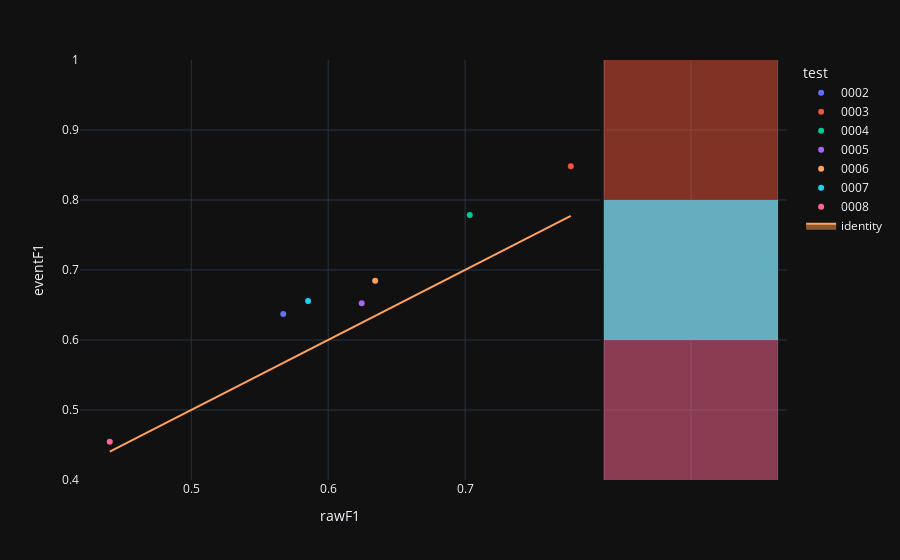

The cell this chart's notebook holds for it:
### Code cell
fig=px.scatter(experimentModels,x='rawF1',y='eventF1',color='test',hover_name='modelId', marginal_y="histogram")
fig.add_trace(
    go.Scatter(x=experimentModels['rawF1'], y=experimentModels['rawF1'], name="identity", mode='lines',fill="toself")
)
fig.show()

### Figure 1 — Plotly figure (JSON) as saved in the notebook; plotly's stock layout.template omitted (floating-point values rounded to 4 significant figures)
{"data": [{"hovertemplate": "<b>%{hovertext}</b><br><br>test=0002<br>rawF1=%{x}<br>eventF1=%{y}<extra></extra>", "hovertext": ["a4659423-83e4-4da3-91b5-177fa8bc17fe"], "legendgroup": "0002", "marker": {"color": "#636efa", "symbol": "circle"}, "mode": "markers", "name": "0002", "orientation": "v", "showlegend": true, "x": [0.5672], "xaxis": "x", "y": [0.6371], "yaxis": "y", "type": "scatter"}, {"alignmentgroup": "True", "bingroup": "y", "hovertemplate": "test=0002<br>eventF1=%{y}<br>count=%{x}<extra></extra>", "legendgroup": "0002", "marker": {"color": "#636efa"}, "name": "0002", "offsetgroup": "0002", "opacity": 0.5, "showlegend": false, "xaxis": "x2", "y": [0.6371], "yaxis": "y2", "type": "histogram"}, {"hovertemplate": "<b>%{hovertext}</b><br><br>test=0003<br>rawF1=%{x}<br>eventF1=%{y}<extra></extra>", "hovertext": ["ad3be387-5be4-4e8e-b57d-072003b617d3"], "legendgroup": "0003", "marker": {"color": "#EF553B", "symbol": "circle"}, "mode": "markers", "name": "0003", "orientation": "v", "showlegend": true, "x": [0.7772], "xaxis": "x", "y": [0.8481], "yaxis": "y", "type": "scatter"}, {"alignmentgroup": "True", "bingroup": "y", "hovertemplate": "test=0003<br>eventF1=%{y}<br>count=%{x}<extra></extra>", "legendgroup": "0003", "marker": {"color": "#EF553B"}, "name": "0003", "offsetgroup": "0003", "opacity": 0.5, "showlegend": false, "xaxis": "x2", "y": [0.8481], "yaxis": "y2", "type": "histogram"}, {"hovertemplate": "<b>%{hovertext}</b><br><br>test=0004<br>rawF1=%{x}<br>eventF1=%{y}<extra></extra>", "hovertext": ["8bcbbc8b-b83e-4b97-8f7c-0dd0760680e7"], "legendgroup": "0004", "marker": {"color": "#00cc96", "symbol": "circle"}, "mode": "markers", "name": "0004", "orientation": "v", "showlegend": true, "x": [0.7034], "xaxis": "x", "y": [0.7786], "yaxis": "y", "type": "scatter"}, {"alignmentgroup": "True", "bingroup": "y", "hovertemplate": "test=0004<br>eventF1=%{y}<br>count=%{x}<extra></extra>", "legendgroup": "0004", "marker": {"color": "#00cc96"}, "name": "0004", "offsetgroup": "0004", "opacity": 0.5, "showlegend": false, "xaxis": "x2", "y": [0.7786], "yaxis": "y2", "type": "histogram"}, {"hovertemplate": "<b>%{hovertext}</b><br><br>test=0005<br>rawF1=%{x}<br>eventF1=%{y}<extra></extra>", "hovertext": ["f88ed731-de3a-4c9a-90d5-04d1fcd93d45"], "legendgroup": "0005", "marker": {"color": "#ab63fa", "symbol": "circle"}, "mode": "markers", "name": "0005", "orientation": "v", "showlegend": true, "x": [0.6245], "xaxis": "x", "y": [0.6525], "yaxis": "y", "type": "scatter"}, {"alignmentgroup": "True", "bingroup": "y", "hovertemplate": "test=0005<br>eventF1=%{y}<br>count=%{x}<extra></extra>", "legendgroup": "0005", "marker": {"color": "#ab63fa"}, "name": "0005", "offsetgroup": "0005", "opacity": 0.5, "showlegend": false, "xaxis": "x2", "y": [0.6525], "yaxis": "y2", "type": "histogram"}, {"hovertemplate": "<b>%{hovertext}</b><br><br>test=0006<br>rawF1=%{x}<br>eventF1=%{y}<extra></extra>", "hovertext": ["16a691da-d735-4ad2-953c-db2678980107"], "legendgroup": "0006", "marker": {"color": "#FFA15A", "symbol": "circle"}, "mode": "markers", "name": "0006", "orientation": "v", "showlegend": true, "x": [0.6343], "xaxis": "x", "y": [0.6848], "yaxis": "y", "type": "scatter"}, {"alignmentgroup": "True", "bingroup": "y", "hovertemplate": "test=0006<br>eventF1=%{y}<br>count=%{x}<extra></extra>", "legendgroup": "0006", "marker": {"color": "#FFA15A"}, "name": "0006", "offsetgroup": "0006", "opacity": 0.5, "showlegend": false, "xaxis": "x2", "y": [0.6848], "yaxis": "y2", "type": "histogram"}, {"hovertemplate": "<b>%{hovertext}</b><br><br>test=0007<br>rawF1=%{x}<br>eventF1=%{y}<extra></extra>", "hovertext": ["d91f41ff-0308-46df-9bcd-67d46f377777"], "legendgroup": "0007", "marker": {"color": "#19d3f3", "symbol": "circle"}, "mode": "markers", "name": "0007", "orientation": "v", "showlegend": true, "x": [0.5853], "xaxis": "x", "y": [0.6558], "yaxis": "y", "type": "scatter"}, {"alignmentgroup": "True", "bingroup": "y", "hovertemplate": "test=0007<br>eventF1=%{y}<br>count=%{x}<extra></extra>", "legendgroup": "0007", "marker": {"color": "#19d3f3"}, "name": "0007", "offsetgroup": "0007", "opacity": 0.5, "showlegend": false, "xaxis": "x2", "y": [0.6558], "yaxis": "y2", "type": "histogram"}, {"hovertemplate": "<b>%{hovertext}</b><br><br>test=0008<br>rawF1=%{x}<br>eventF1=%{y}<extra></extra>", "hovertext": ["a1eacac2-9e31-437a-9350-110d2ef2f1a5"], "legendgroup": "0008", "marker": {"color": "#FF6692", "symbol": "circle"}, "mode": "markers", "name": "0008", "orientation": "v", "showlegend": true, "x": [0.4405], "xaxis": "x", "y": [0.4545], "yaxis": "y", "type": "scatter"}, {"alignmentgroup": "True", "bingroup": "y", "hovertemplate": "test=0008<br>eventF1=%{y}<br>count=%{x}<extra></extra>", "legendgroup": "0008", "marker": {"color": "#FF6692"}, "name": "0008", "offsetgroup": "0008", "opacity": 0.5, "showlegend": false, "xaxis": "x2", "y": [0.4545], "yaxis": "y2", "type": "histogram"}, {"fill": "toself", "mode": "lines", "name": "identity", "x": [0.5672, 0.7772, 0.7034, 0.6245, 0.6343, 0.5853, 0.4405], "y": [0.5672, 0.7772, 0.7034, 0.6245, 0.6343, 0.5853, 0.4405], "type": "scatter"}], "layout": {"xaxis": {"anchor": "y", "domain": [0.0, 0.7363], "title": {"text": "rawF1"}}, "yaxis": {"anchor": "x", "domain": [0.0, 1.0], "title": {"text": "eventF1"}}, "xaxis2": {"anchor": "y2", "domain": [0.7413, 1.0], "matches": "x2", "showticklabels": false, "showline": false, "ticks": "", "showgrid": true}, "yaxis2": {"anchor": "x2", "domain": [0.0, 1.0], "matches": "y", "showticklabels": false, "showgrid": true}, "legend": {"title": {"text": "test"}, "tracegroupgap": 0}, "margin": {"t": 60}, "barmode": "overlay"}}
